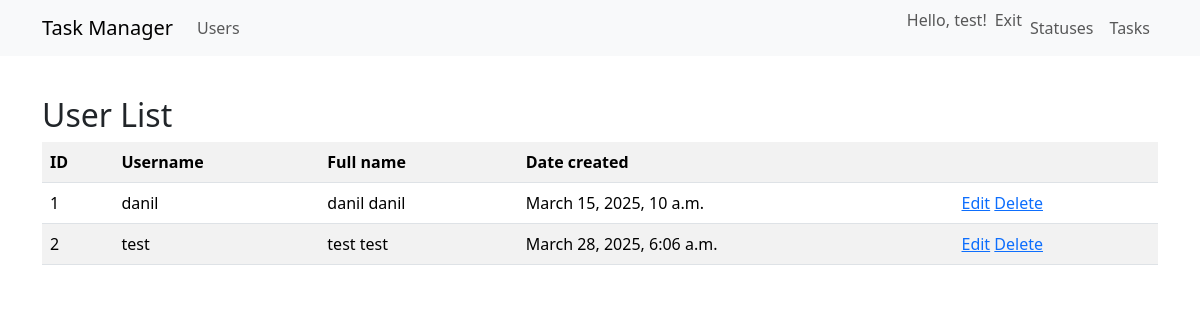
Page /users/ (signed in) on the committed database.
### user/models.py (models this page shows, shortened)
class User(AbstractUser):
    created_at = models.DateTimeField(auto_now_add=True)
    USERNAME_FIELD = "username"
    REQUIRED_FIELDS = []

### user/views.py (the view)
# urls.py: path("", UserListView.as_view(), name="user_list"),
class UserListView(ListView):
    model = User
    template_name = "users/user_list.html"
    context_object_name = "user_list"

### task_manager/templates/users/user_list.html
{% extends 'layouts/application.html' %}
{% load i18n %}
{% block content %}
<h2>{% trans "User List" %}</h2>
<table class="table table-striped">
    <tr>
        <th>{% trans "ID" %}</th>
        <th>{% trans "Username" %}</th>
        <th>{% trans "Full name" %}</th>
        <th>{% trans "Date created" %}</th>
        <th></th>
    </tr>
    {% for user in user_list %}
    <tr>
        <td>{{ user.id }}</td>
        <td>{{ user.username }}</td>
        <td>{{ user.first_name }} {{ user.last_name }}</td>
        <td>{{ user.date_joined }}</td>
        <td>
            <a href="{% url 'update_user' user.id %}">{% trans "Edit" %}</a>
            <a href="{% url 'delete_user' user.id %}">{% trans "Delete" %}</a>
        </td>
    </tr>
    {% endfor %}
</table>
{% endblock %}

### task_manager/templates/layouts/application.html (shortened to what this page needs)
{% load django_bootstrap5 %}
{% load i18n %}
{% get_current_language as LANGUAGE_CODE %}
<!DOCTYPE html>
<html lang="{{ LANGUAGE_CODE }}">
  <head>
    {% bootstrap_css %}
  </head>
  <body class="d-flex flex-column min-vh-100">
    <nav class="navbar navbar-expand-lg navbar-light bg-light">
      <div class="container">
        <a class="navbar-brand" href="/">{% trans "Task Manager" %}</a>
        <div class="collapse navbar-collapse" id="navbarNav">
          <ul class="navbar-nav me-auto">
            <li class="nav-item">
              <a class="nav-link" href="{% url 'user_list' %}">{% trans "Users" %}</a>
            </li>
          </ul>
          <ul class="navbar-nav">
            {% if user.is_authenticated %}
              <li class="nav-item">
                <span class="navbar-text me-2">{% trans "Hello" %}, {{ user.username }}!</span>
              </li>
              <li class="nav-item">
                <form action="{% url 'logout' %}" method="post" class="d-inline">
                    <button type="submit" class="nav-link btn btn-link p-0">{% trans "Exit" %}</button>
                </form>
            </li>
            <li class="nav-item">
              <a class="nav-link" href="{% url 'statuses_list' %}">{% trans "Statuses" %}</a>
            </li>
            <li class="nav-item">
              <a class="nav-link" href="{% url 'tasks_list' %}">{% trans "Tasks" %}</a>
            </li>
            {% endif %}
          </ul>
        </div>
      </div>
    </nav>
    <div class="container mt-4">
      {% block content %}
      {% endblock %}
    </div>
  </body>
</html>

### rows in the picture
User: username "test", id "2", first_name "test", last_name "test", date_joined "March 28, 2025, 6:06 a.m."
User: id "1", username "danil", first_name "danil", last_name "danil", date_joined "March 15, 2025, 10 a.m."
